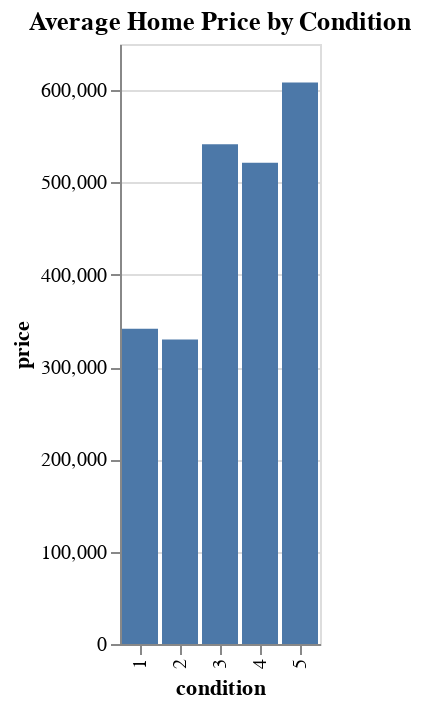

The code cell stored with this chart in its notebook:
### Markdown cell above
## **CONDITION** - Use scale

### Code cell
house_data['condition'].value_counts()

# Assuming you have a DataFrame named "house_data" with columns "condition" and "home_price"

# Group the data by the condition and calculate the average home price for each category
condition_price_avg = house_data.groupby('condition')['price'].mean().reset_index()

# Create an Altair bar chart
chart = alt.Chart(condition_price_avg).mark_bar().encode(
    x='condition:O',
    y='price:Q',
    tooltip=['condition:O', 'price:Q']
).properties(
    title='Average Home Price by Condition'
)

# Display the chart
chart

#house_data['condition'].value_counts()

### Figure 1 — Vega-Lite specification as saved in the notebook (floating-point values rounded to 4 significant figures)
{"config": {"view": {"continuousWidth": 400, "continuousHeight": 300}}, "data": {"name": "data-4d43279b392b5e5fe9e7421066feebbf"}, "mark": "bar", "encoding": {"tooltip": [{"field": "condition", "type": "ordinal"}, {"field": "price", "type": "quantitative"}], "x": {"field": "condition", "type": "ordinal"}, "y": {"field": "price", "type": "quantitative"}}, "title": "Average Home Price by Condition", "$schema": "https://vega.github.io/schema/vega-lite/v4.17.0.json", "datasets": {"data-4d43279b392b5e5fe9e7421066feebbf": [{"condition": 1, "price": 341500.0}, {"condition": 2, "price": 329800.0}, {"condition": 3, "price": 541400.0}, {"condition": 4, "price": 521300.0}, {"condition": 5, "price": 608200.0}]}}
